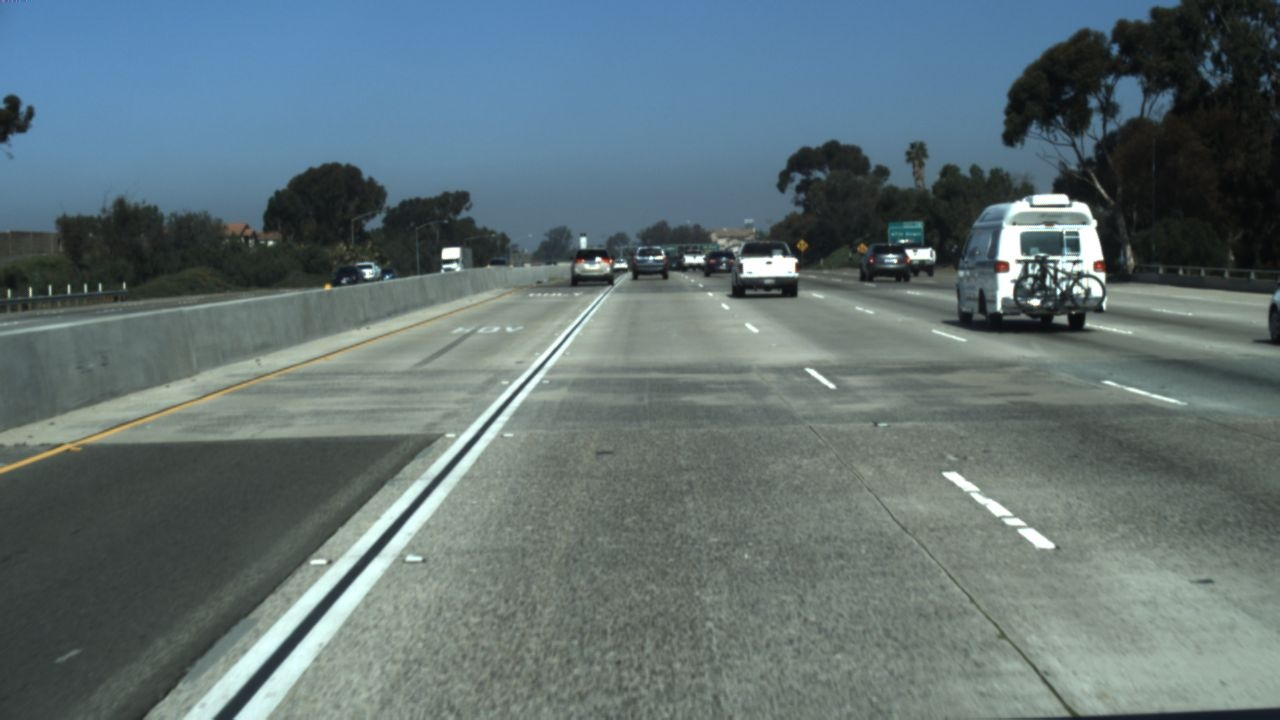
#> input picture test_images/tusimple/test1/10.jpg, 1280 x 720 px
$ python take_two.py
#> lines starting #> are read from the running program, lines starting #| are printed output that depends on the picture; after the words box and inside, x2 and y2 are one past the last pixel; in counts of white or black regions, pixels touching at a corner belong together
### utils/utils.py
import cv2
import numpy as np


DEFAULT_HSL_FILTER_CONFIG = {
    "white_l_min": 180,
    "white_s_max": 255,
    "yellow_h_min": 10,
    "yellow_h_max": 40,
    "yellow_l_min": 0,
    "yellow_s_min": 80,
    "blur_kernel": 0,
    "open_kernel": 0,
    "close_kernel": 0,
}


def get_default_hsl_filter_config():
    return DEFAULT_HSL_FILTER_CONFIG.copy()


def _normalized_kernel_size(value):
    if value <= 0:
        return 0
    return value if value % 2 == 1 else value + 1


def _merge_filter_config(config):
    merged = get_default_hsl_filter_config()
    if config:
        merged.update(config)

    merged["white_l_min"] = int(np.clip(merged["white_l_min"], 0, 255))
    merged["white_s_max"] = int(np.clip(merged["white_s_max"], 0, 255))
    merged["yellow_h_min"] = int(np.clip(merged["yellow_h_min"], 0, 255))
    merged["yellow_h_max"] = int(np.clip(merged["yellow_h_max"], merged["yellow_h_min"], 255))
    merged["yellow_l_min"] = int(np.clip(merged["yellow_l_min"], 0, 255))
    merged["yellow_s_min"] = int(np.clip(merged["yellow_s_min"], 0, 255))
    merged["blur_kernel"] = max(0, int(merged["blur_kernel"]))
    merged["open_kernel"] = max(0, int(merged["open_kernel"]))
    merged["close_kernel"] = max(0, int(merged["close_kernel"]))

    return merged


# [12 lines left out: function get_roi_mask, not called in this run]

def apply_hsl_color_filter(frame, config=None):
    params = _merge_filter_config(config)

    blur_kernel = _normalized_kernel_size(params["blur_kernel"])
    filtered_frame = frame
    if blur_kernel > 1:
        filtered_frame = cv2.GaussianBlur(frame, (blur_kernel, blur_kernel), 0)

    hls = cv2.cvtColor(filtered_frame, cv2.COLOR_BGR2HLS)

    lower_white = np.array([0, params["white_l_min"], 0], dtype=np.uint8)
    upper_white = np.array([255, 255, params["white_s_max"]], dtype=np.uint8)
    white_mask = cv2.inRange(hls, lower_white, upper_white)

    lower_yellow = np.array(
        [params["yellow_h_min"], params["yellow_l_min"], params["yellow_s_min"]],
        dtype=np.uint8,
    )
    upper_yellow = np.array([params["yellow_h_max"], 255, 255], dtype=np.uint8)
    yellow_mask = cv2.inRange(hls, lower_yellow, upper_yellow)

    combined_mask = cv2.bitwise_or(white_mask, yellow_mask)

    open_kernel = _normalized_kernel_size(params["open_kernel"])
    if open_kernel > 1:
        kernel = np.ones((open_kernel, open_kernel), dtype=np.uint8)
        combined_mask = cv2.morphologyEx(combined_mask, cv2.MORPH_OPEN, kernel)

    close_kernel = _normalized_kernel_size(params["close_kernel"])
    if close_kernel > 1:
        kernel = np.ones((close_kernel, close_kernel), dtype=np.uint8)
        combined_mask = cv2.morphologyEx(combined_mask, cv2.MORPH_CLOSE, kernel)

    return combined_mask

# [15 lines left out: function make_coordinates, not called in this run]

### sliding_window_pipeline/sw_utils.py
import numpy as np
import cv2


def get_histogram(image, side_crop_ratio=0.15):
    h = image.shape[0]
    w = image.shape[1]
    mid = h // 2
    lower_half = image[mid:, :]
    histogram = np.sum(lower_half, axis=0)
    crop = int(w * side_crop_ratio)
    left_bound = crop
    right_bound = w - crop

    if right_bound - left_bound < 4:
        left_bound = 0
        right_bound = w

    histogram_roi = histogram[left_bound:right_bound]
    horizontal_mid = histogram_roi.shape[0] // 2

    leftx_base = np.argmax(histogram_roi[:horizontal_mid]) + left_bound
    rightx_base = np.argmax(histogram_roi[horizontal_mid:]) + left_bound + horizontal_mid

    return leftx_base, rightx_base

def warp_image(img, src_pts, dst_pts):
    width, height = img.shape[1], img.shape[0]
    matrix = cv2.getPerspectiveTransform(src_pts, dst_pts)
    warped = cv2.warpPerspective(img, matrix, (width,height))
    return warped

# [25 lines left out: functions draw_circles, draw_points_and_roi, not called in this run]

def get_dst_points(left_margin, lane_width, h):
    return np.float32(
        [
            [left_margin, 0],
            [left_margin + lane_width, 0],
            [left_margin + lane_width, h - 1],
            [left_margin, h - 1],
        ]
    )

### sliding_window_pipeline/take_two.py
import cv2
import numpy as np
from sw_utils import get_dst_points, get_histogram
from utils.utils import apply_hsl_color_filter
from sw_utils import warp_image
from process_frame import process_frame
tusimple_test1_pts = np.float32(
        [
            [565, 330], # top left
            [750, 330], # top right
            [1250, 715], # bot right
            [180, 715], # bot left
        ]
    )
def sliding_window(image, src_pts):
    h, w = image.shape[:2]
    lane_width = 575
    left_margin = (w - lane_width) // 2

    image = apply_hsl_color_filter(image)
    image = warp_image(image, tusimple_test1_pts, get_dst_points(left_margin, lane_width, h))

    n_windows = 10
    window_height = h // n_windows

    leftx_base, rightx_base = get_histogram(image)

    margin = 50
    minpix = 50

    nonzero = np.nonzero(image)
    nonzerox = nonzero[1]
    nonzeroy = nonzero[0]

    left_lane_inds = []
    right_lane_inds = []

    for window in range(n_windows):
        winy_low = h - (window + 1) * window_height
        winy_high = h - window * window_height

        leftx_low = leftx_base - margin
        leftx_high = leftx_base + margin

        rightx_low = rightx_base - margin
        rightx_high = rightx_base + margin

        #cv2.rectangle(image, (leftx_low, winy_low), (leftx_high, winy_high), (255, 255, 255), 2)
        #cv2.rectangle(image, (rightx_low, winy_low), (rightx_high, winy_high), (255, 255, 255), 2)

        good_left = ((nonzeroy >= winy_low) & (nonzeroy < winy_high) & (nonzerox >= leftx_low) & (nonzerox < leftx_high)).nonzero()[0]
        good_right = ((nonzeroy >= winy_low) & (nonzeroy < winy_high) & (nonzerox >= rightx_low) & (nonzerox < rightx_high)).nonzero()[0]

        left_lane_inds.append(good_left)
        right_lane_inds.append(good_right)

        if len(good_left) > minpix:
            leftx_base = int(np.mean(good_left))
        if len(good_right) > minpix:
            rightx_base = int(np.mean(good_right))


    leftx = nonzerox[left_lane_inds]
    lefty = nonzeroy[left_lane_inds]
    rightx = nonzerox[right_lane_inds]
    righty = nonzeroy[right_lane_inds]

    left_fit = np.polyfit(lefty, leftx, 2)
    right_fit = np.polyfit(righty, rightx, 2)

    # [9 lines of commented-out code are left out]

source = cv2.imread(f"../test_images/tusimple/test1/10.jpg")
#> source is the input picture: shape (720, 1280, 3); mean B, G, R 117.2, 114.1, 97.5
sliding_window(source, tusimple_test1_pts)
#> in apply_hsl_color_filter, `hls = cv2.cvtColor(filtered_frame, cv2.COLOR_BGR2HLS)`: hls: shape (720, 1280, 3); mean of channels 0, 1, 2 77.1, 109.8, 34.4
#> in apply_hsl_color_filter, `white_mask = cv2.inRange(hls, lower_white, upper_white)`:
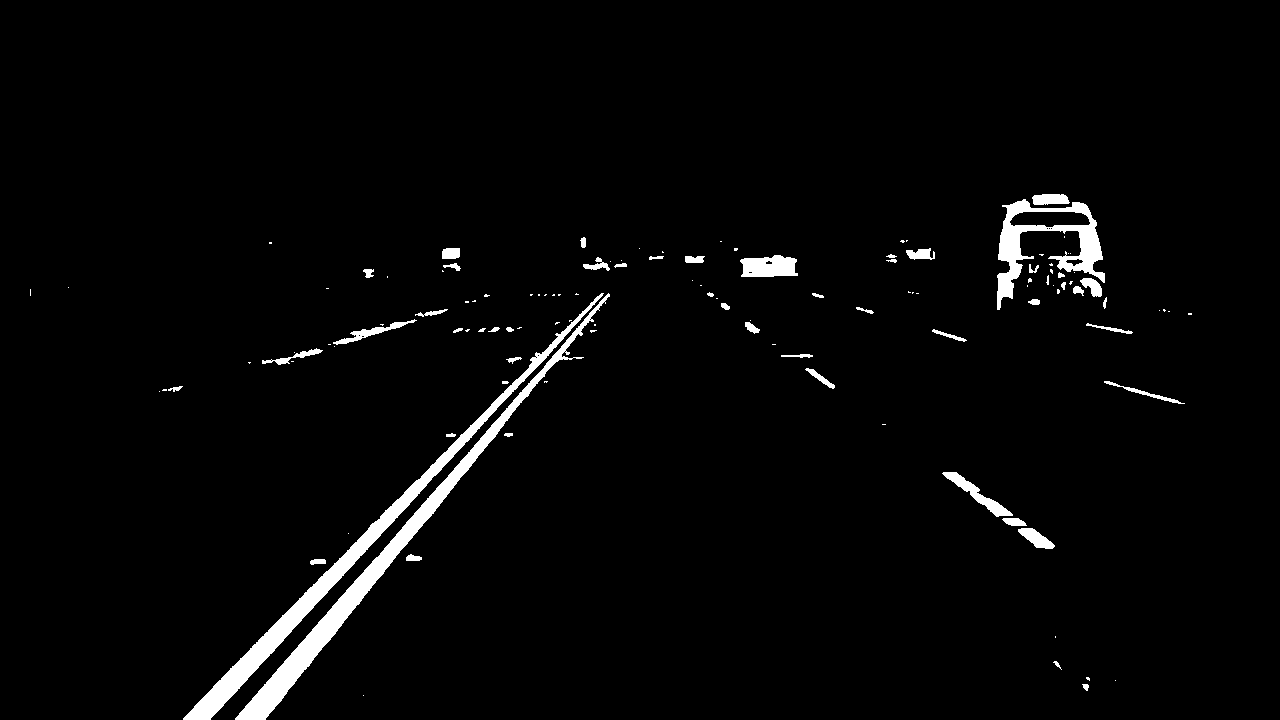
#> white_mask: shape (720, 1280); 2.7% white; 121 white regions (69 under 20 px), largest, box (x1, y1, x2, y2) and area: (235, 293, 610, 720) 7519, (183, 293, 604, 720) 7183, (997, 199, 1105, 310) 3722
#> in apply_hsl_color_filter, `yellow_mask = cv2.inRange(hls, lower_yellow, upper_yellow)`:
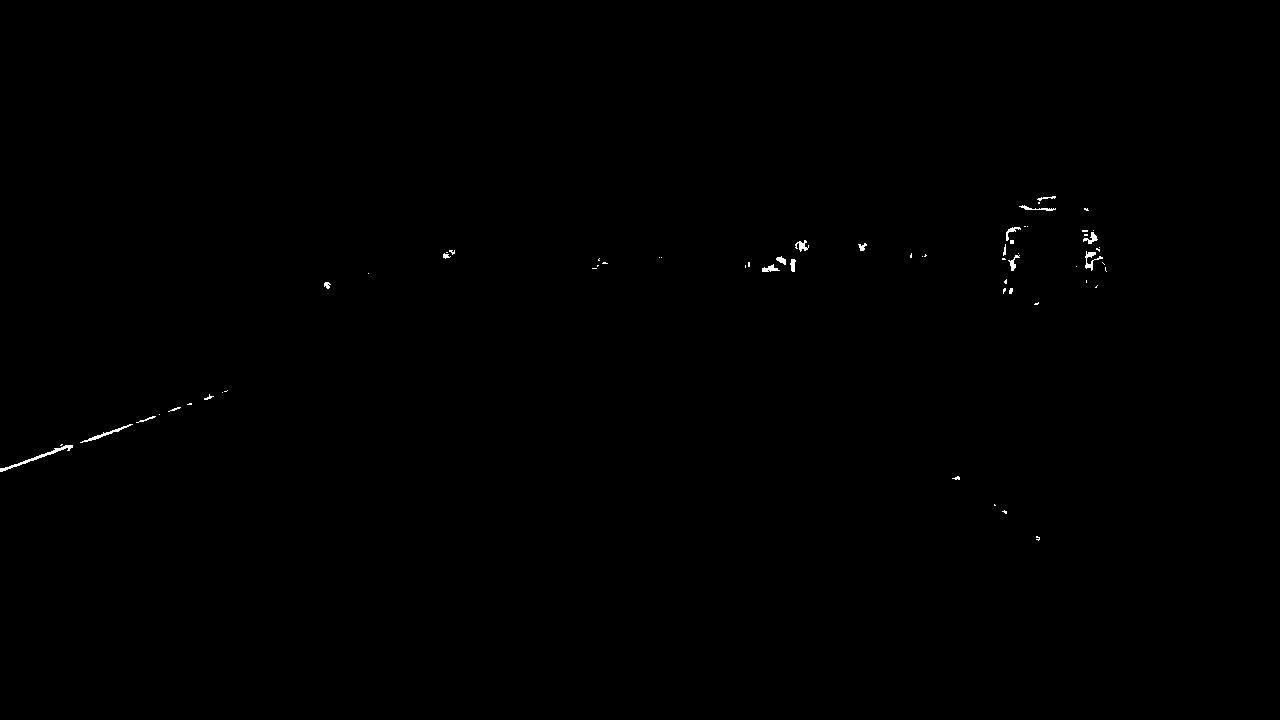
#> yellow_mask: shape (720, 1280); 0.17% white in thin lines or dots, all inside (x1, y1, x2, y2) = (0, 196, 1107, 541)
#> in warp_image, `matrix = cv2.getPerspectiveTransform(src_pts, dst_pts)`: matrix = [[-1, -2.41, 1249.2], [7.28e-16, -3.48, 1149.7], [0, -0.00401, 1]]
#> in warp_image, `warped = cv2.warpPerspective(img, matrix, (width,height))`:
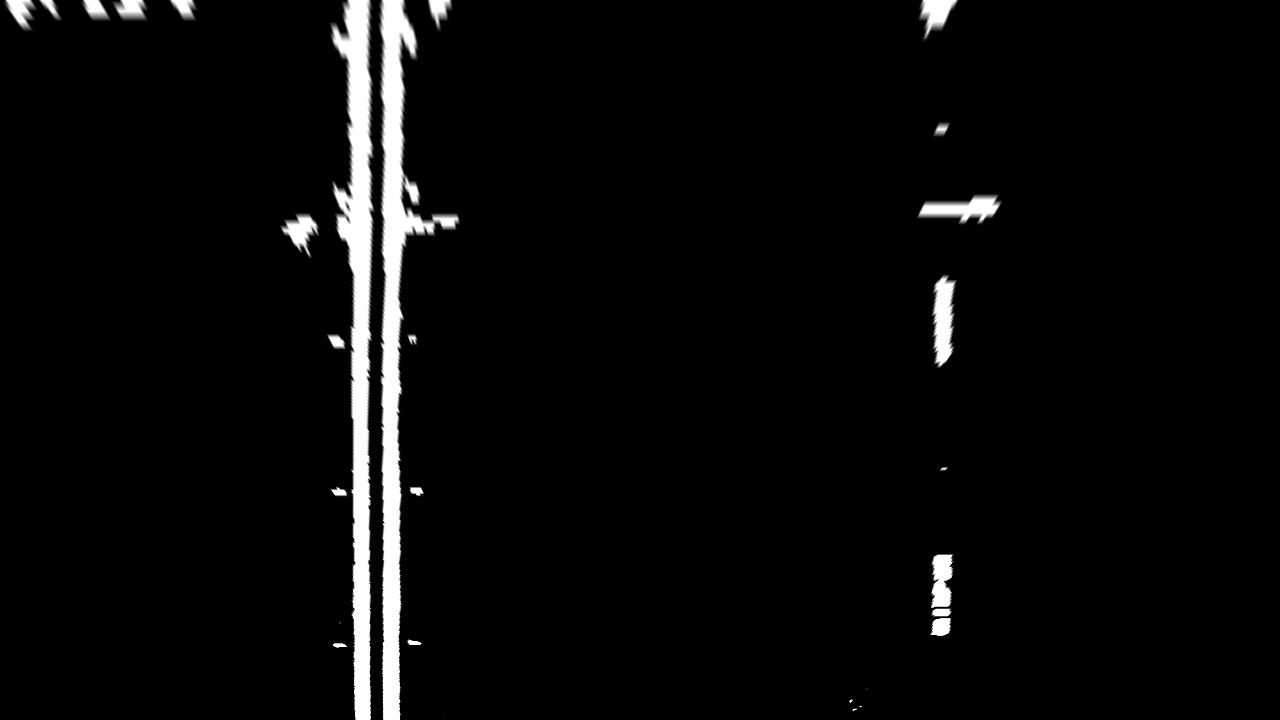
#> warped: shape (720, 1280); min 0, max 255, mean 9.8
#> in get_histogram, `lower_half = image[mid:, :]`:
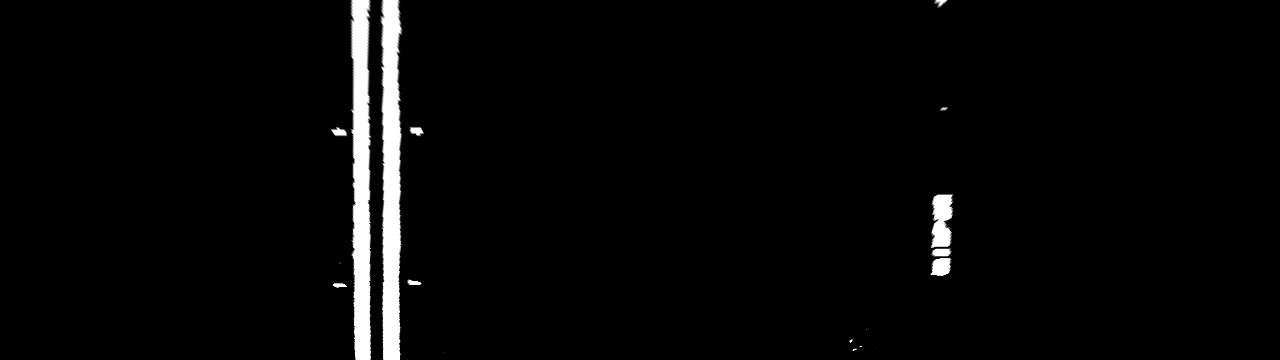
#> lower_half: shape (360, 1280); min 0, max 255, mean 7.5
#> in get_histogram, `histogram = np.sum(lower_half, axis=0)`: histogram = 1280 values, max 91800 at index 357, min 0 at index 0, mean 2686.9
#> in get_histogram, `histogram_roi = histogram[left_bound:right_bound]`: histogram_roi = 896 values, max 91800 at index 165, min 0 at index 0, mean 3838.5
#> in get_histogram, `leftx_base = np.argmax(histogram_roi[:horizontal_mid]) + left_bound`: leftx_base = 357
#> in get_histogram, `rightx_base = np.argmax(histogram_roi[horizontal_mid:]) + left_bound +..`: rightx_base = 941
#> in sliding_window, `leftx_base, rightx_base = get_histogram(image)`: leftx_base = 357; rightx_base = 941
#> in sliding_window, `nonzero = np.nonzero(image)`: nonzero = 44591 positions, rows 0 to 719, columns 2 to 1002
#> the loop in sliding_window, `for window in range(n_windows):` made 10 passes
#> (leftx_low, leftx_high, rightx_low, rightx_high, leftx_base) on pass 1: (307, 407, 891, 991, 43295)
#> (leftx_low, leftx_high, rightx_low, rightx_high, rightx_base) on pass 2: (43245, 43345, 891, 991, 39880)
#> after the loop in sliding_window, `for window in range(n_windows):`: left_lane_inds = 10 items
#> (the run stopped early here; a loop or call above may not have finished)
